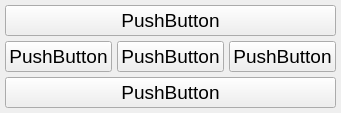
     <widget class="QWidget" name="page_1">
      <property name="styleSheet">
       <string notr="true">font-size: 14pt</string>
      </property>
      <layout class="QVBoxLayout" name="page_1_layout">
       <property name="spacing">
        <number>5</number>
       </property>
       <property name="leftMargin">
        <number>5</number>
       </property>
       <property name="topMargin">
        <number>5</number>
       </property>
       <property name="rightMargin">
        <number>5</number>
       </property>
       <property name="bottomMargin">
        <number>5</number>
       </property>
       <item>
        <layout class="QVBoxLayout" name="verticalLayout_6">
         <item>
          <widget class="QPushButton" name="pushButton">
           <property name="text">
            <string>PushButton</string>
           </property>
          </widget>
         </item>
         <item>
          <layout class="QHBoxLayout" name="horizontalLayout_14">
           <item>
            <widget class="QPushButton" name="pushButton_4">
             <property name="text">
              <string>PushButton</string>
             </property>
            </widget>
           </item>
           <item>
            <layout class="QVBoxLayout" name="verticalLayout_7"/>
           </item>
           <item>
            <widget class="QPushButton" name="pushButton_5">
             <property name="text">
              <string>PushButton</string>
             </property>
            </widget>
           </item>
           <item>
            <layout class="QVBoxLayout" name="verticalLayout_8"/>
           </item>
           <item>
            <widget class="QPushButton" name="pushButton_6">
             <property name="text">
              <string>PushButton</string>
             </property>
            </widget>
           </item>
           <item>
            <layout class="QVBoxLayout" name="verticalLayout_9"/>
           </item>
          </layout>
         </item>
         <item>
          <widget class="QPushButton" name="pushButton_3">
           <property name="text">
            <string>PushButton</string>
           </property>
          </widget>
         </item>
        </layout>
       </item>
      </layout>
     </widget>
